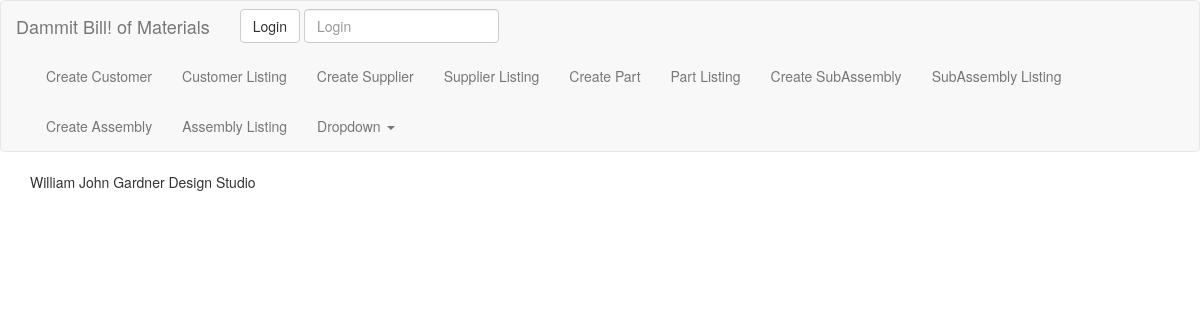
Page /customer_list/ on the earlier database version.
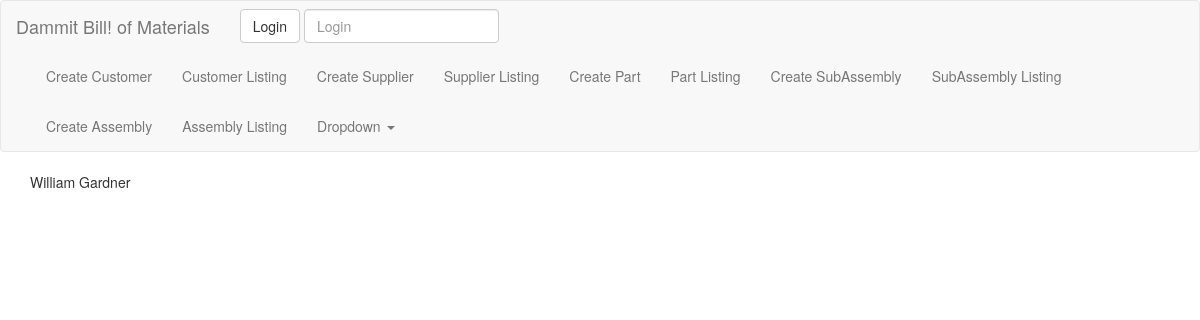
Same page on the later database version.
### app/models.py (models this page shows, shortened)
class Customer(models.Model):
    name = models.CharField(max_length=50)
    contact = models.CharField(max_length=25, null=True, blank=True)
    phone = models.IntegerField(null=True, blank=True)
    email = models.EmailField(null=True, blank=True)
    website = models.URLField(null=True, blank=True)

### app/views.py (the view)
# urls.py: url(r'^customer_list/$', CustomerListView.as_view(), name="customer_list_view"),
class CustomerListView(ListView):
    model = Customer
    def get_queryset(self):
        return Customer.objects.all()

### templates/app/customer_list.html
{% extends "base.html" %}
{% block content %}
{% for object in object_list  %}
{{object.name}}
{% endfor %}
{% endblock %}

Differences in the rows shown:
changed Customer: name "William John Gardner Design Studio" → "William Gardner"
